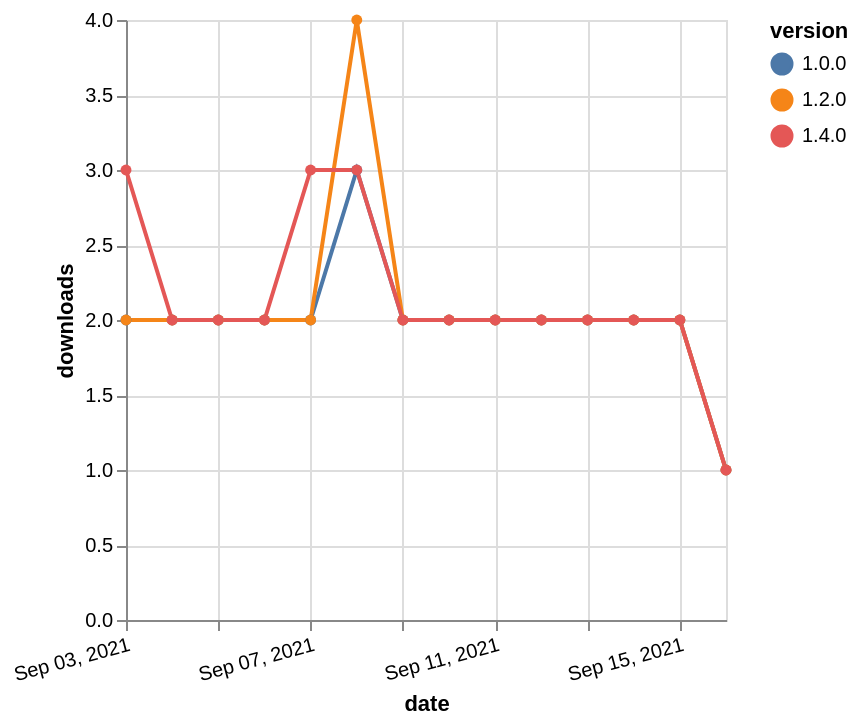

Express this chart as Vega-Lite.
### Vega-Lite specification from a JSON file in a GitHub repository (floating-point values rounded to 4 significant figures)
{"$schema": "https://vega.github.io/schema/vega-lite/v5.json", "description": "A simple bar chart with embedded data.", "data": {"values": [{"date": "2021-09-03", "total": 987, "delta": 2, "version": "1.0.0"}, {"date": "2021-09-04", "total": 989, "delta": 2, "version": "1.0.0"}, {"date": "2021-09-05", "total": 991, "delta": 2, "version": "1.0.0"}, {"date": "2021-09-06", "total": 993, "delta": 2, "version": "1.0.0"}, {"date": "2021-09-07", "total": 995, "delta": 2, "version": "1.0.0"}, {"date": "2021-09-08", "total": 998, "delta": 3, "version": "1.0.0"}, {"date": "2021-09-09", "total": 1000, "delta": 2, "version": "1.0.0"}, {"date": "2021-09-10", "total": 1002, "delta": 2, "version": "1.0.0"}, {"date": "2021-09-11", "total": 1004, "delta": 2, "version": "1.0.0"}, {"date": "2021-09-12", "total": 1006, "delta": 2, "version": "1.0.0"}, {"date": "2021-09-13", "total": 1008, "delta": 2, "version": "1.0.0"}, {"date": "2021-09-14", "total": 1010, "delta": 2, "version": "1.0.0"}, {"date": "2021-09-15", "total": 1012, "delta": 2, "version": "1.0.0"}, {"date": "2021-09-16", "total": 1013, "delta": 1, "version": "1.0.0"}, {"date": "2021-09-03", "total": 672, "delta": 2, "version": "1.2.0"}, {"date": "2021-09-04", "total": 674, "delta": 2, "version": "1.2.0"}, {"date": "2021-09-05", "total": 676, "delta": 2, "version": "1.2.0"}, {"date": "2021-09-06", "total": 678, "delta": 2, "version": "1.2.0"}, {"date": "2021-09-07", "total": 680, "delta": 2, "version": "1.2.0"}, {"date": "2021-09-08", "total": 684, "delta": 4, "version": "1.2.0"}, {"date": "2021-09-09", "total": 686, "delta": 2, "version": "1.2.0"}, {"date": "2021-09-10", "total": 688, "delta": 2, "version": "1.2.0"}, {"date": "2021-09-11", "total": 690, "delta": 2, "version": "1.2.0"}, {"date": "2021-09-12", "total": 692, "delta": 2, "version": "1.2.0"}, {"date": "2021-09-13", "total": 694, "delta": 2, "version": "1.2.0"}, {"date": "2021-09-14", "total": 696, "delta": 2, "version": "1.2.0"}, {"date": "2021-09-15", "total": 698, "delta": 2, "version": "1.2.0"}, {"date": "2021-09-16", "total": 699, "delta": 1, "version": "1.2.0"}, {"date": "2021-09-03", "total": 215, "delta": 3, "version": "1.4.0"}, {"date": "2021-09-04", "total": 217, "delta": 2, "version": "1.4.0"}, {"date": "2021-09-05", "total": 219, "delta": 2, "version": "1.4.0"}, {"date": "2021-09-06", "total": 221, "delta": 2, "version": "1.4.0"}, {"date": "2021-09-07", "total": 224, "delta": 3, "version": "1.4.0"}, {"date": "2021-09-08", "total": 227, "delta": 3, "version": "1.4.0"}, {"date": "2021-09-09", "total": 229, "delta": 2, "version": "1.4.0"}, {"date": "2021-09-10", "total": 231, "delta": 2, "version": "1.4.0"}, {"date": "2021-09-11", "total": 233, "delta": 2, "version": "1.4.0"}, {"date": "2021-09-12", "total": 235, "delta": 2, "version": "1.4.0"}, {"date": "2021-09-13", "total": 237, "delta": 2, "version": "1.4.0"}, {"date": "2021-09-14", "total": 239, "delta": 2, "version": "1.4.0"}, {"date": "2021-09-15", "total": 241, "delta": 2, "version": "1.4.0"}, {"date": "2021-09-16", "total": 242, "delta": 1, "version": "1.4.0"}]}, "width": "container", "mark": {"type": "line", "point": {"filled": true}}, "encoding": {"x": {"field": "date", "type": "temporal", "timeUnit": "yearmonthdate", "title": "date", "axis": {"labelAngle": -15}}, "y": {"field": "delta", "type": "quantitative", "title": "downloads"}, "color": {"field": "version", "type": "nominal"}, "tooltip": {"field": "delta"}}}
